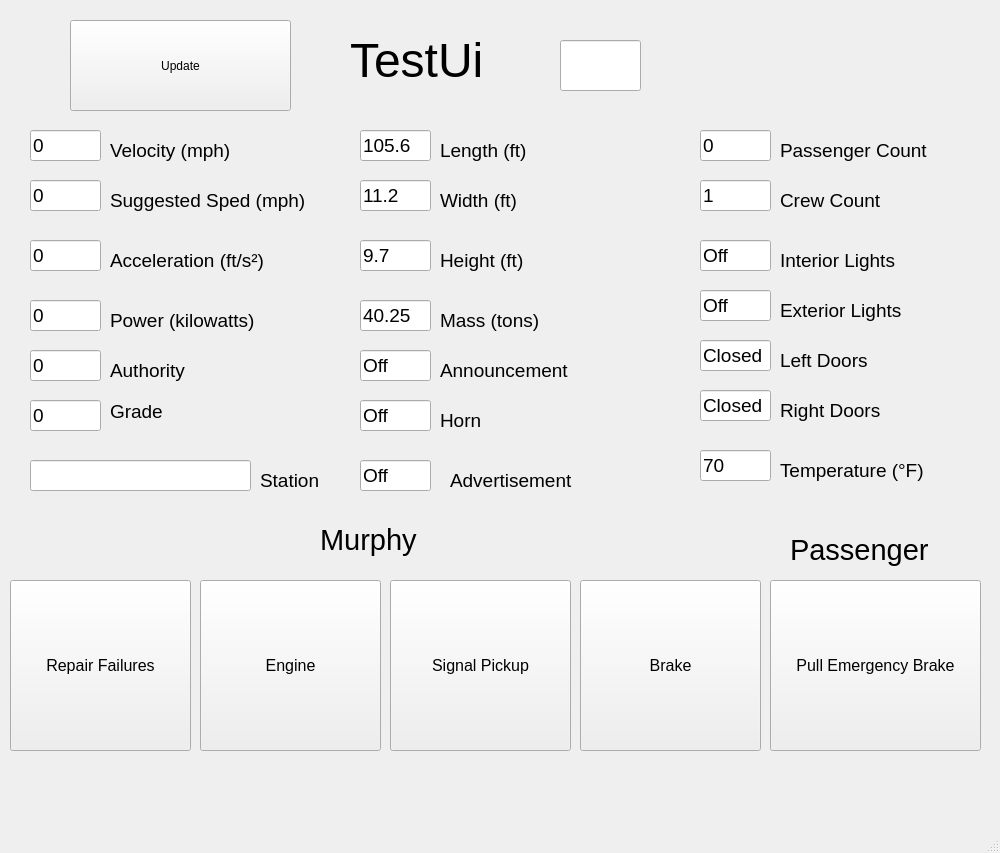
<?xml version="1.0" encoding="UTF-8"?>
<ui version="4.0">
 <class>MainWindow</class>
 <widget class="QMainWindow" name="MainWindow">
  <property name="geometry">
   <rect>
    <x>0</x>
    <y>0</y>
    <width>1000</width>
    <height>853</height>
   </rect>
  </property>
  <property name="windowTitle">
   <string>MainWindow</string>
  </property>
  <widget class="QWidget" name="centralwidget">
   <widget class="QLabel" name="train_id_label">
    <property name="geometry">
     <rect>
      <x>350</x>
      <y>10</y>
      <width>201</width>
      <height>101</height>
     </rect>
    </property>
    <property name="text">
     <string>&lt;html&gt;&lt;head/&gt;&lt;body&gt;&lt;p&gt;&lt;span style=&quot; font-size:36pt;&quot;&gt;TestUi&lt;/span&gt;&lt;/p&gt;&lt;/body&gt;&lt;/html&gt;</string>
    </property>
   </widget>
   <widget class="QLineEdit" name="train_id_line">
    <property name="geometry">
     <rect>
      <x>560</x>
      <y>40</y>
      <width>81</width>
      <height>51</height>
     </rect>
    </property>
    <property name="font">
     <font>
      <pointsize>36</pointsize>
     </font>
    </property>
    <property name="text">
     <string/>
    </property>
   </widget>
   <widget class="QLabel" name="velocity_label">
    <property name="geometry">
     <rect>
      <x>110</x>
      <y>120</y>
      <width>211</width>
      <height>61</height>
     </rect>
    </property>
    <property name="text">
     <string>&lt;html&gt;&lt;head/&gt;&lt;body&gt;&lt;p&gt;&lt;span style=&quot; font-size:14pt;&quot;&gt;Velocity (mph)&lt;/span&gt;&lt;/p&gt;&lt;/body&gt;&lt;/html&gt;</string>
    </property>
   </widget>
   <widget class="QLabel" name="suggsted_speed_label">
    <property name="geometry">
     <rect>
      <x>110</x>
      <y>170</y>
      <width>331</width>
      <height>61</height>
     </rect>
    </property>
    <property name="text">
     <string>&lt;html&gt;&lt;head/&gt;&lt;body&gt;&lt;p&gt;&lt;span style=&quot; font-size:14pt;&quot;&gt;Suggested Sped (mph)&lt;/span&gt;&lt;/p&gt;&lt;/body&gt;&lt;/html&gt;</string>
    </property>
   </widget>
   <widget class="QLineEdit" name="velocity_line">
    <property name="geometry">
     <rect>
      <x>30</x>
      <y>130</y>
      <width>71</width>
      <height>31</height>
     </rect>
    </property>
    <property name="font">
     <font>
      <pointsize>14</pointsize>
     </font>
    </property>
    <property name="text">
     <string>0</string>
    </property>
   </widget>
   <widget class="QLineEdit" name="suggested_speed_line">
    <property name="geometry">
     <rect>
      <x>30</x>
      <y>180</y>
      <width>71</width>
      <height>31</height>
     </rect>
    </property>
    <property name="font">
     <font>
      <pointsize>14</pointsize>
     </font>
    </property>
    <property name="text">
     <string>0</string>
    </property>
   </widget>
   <widget class="QLineEdit" name="acceleration_line">
    <property name="geometry">
     <rect>
      <x>30</x>
      <y>240</y>
      <width>71</width>
      <height>31</height>
     </rect>
    </property>
    <property name="font">
     <font>
      <pointsize>14</pointsize>
     </font>
    </property>
    <property name="text">
     <string>0</string>
    </property>
   </widget>
   <widget class="QLabel" name="acceleration_label">
    <property name="geometry">
     <rect>
      <x>110</x>
      <y>230</y>
      <width>331</width>
      <height>61</height>
     </rect>
    </property>
    <property name="text">
     <string>&lt;html&gt;&lt;head/&gt;&lt;body&gt;&lt;p&gt;&lt;span style=&quot; font-size:14pt;&quot;&gt;Acceleration (ft/s²)&lt;/span&gt;&lt;/p&gt;&lt;/body&gt;&lt;/html&gt;</string>
    </property>
   </widget>
   <widget class="QLineEdit" name="power_line">
    <property name="geometry">
     <rect>
      <x>30</x>
      <y>300</y>
      <width>71</width>
      <height>31</height>
     </rect>
    </property>
    <property name="font">
     <font>
      <pointsize>14</pointsize>
     </font>
    </property>
    <property name="text">
     <string>0</string>
    </property>
   </widget>
   <widget class="QLineEdit" name="authority_line">
    <property name="geometry">
     <rect>
      <x>30</x>
      <y>350</y>
      <width>71</width>
      <height>31</height>
     </rect>
    </property>
    <property name="font">
     <font>
      <pointsize>14</pointsize>
     </font>
    </property>
    <property name="text">
     <string>0</string>
    </property>
   </widget>
   <widget class="QLineEdit" name="grade_line">
    <property name="geometry">
     <rect>
      <x>30</x>
      <y>400</y>
      <width>71</width>
      <height>31</height>
     </rect>
    </property>
    <property name="font">
     <font>
      <pointsize>14</pointsize>
     </font>
    </property>
    <property name="text">
     <string>0</string>
    </property>
   </widget>
   <widget class="QLineEdit" name="station_line">
    <property name="geometry">
     <rect>
      <x>30</x>
      <y>460</y>
      <width>221</width>
      <height>31</height>
     </rect>
    </property>
    <property name="font">
     <font>
      <pointsize>14</pointsize>
     </font>
    </property>
    <property name="text">
     <string/>
    </property>
   </widget>
   <widget class="QLabel" name="power_label">
    <property name="geometry">
     <rect>
      <x>110</x>
      <y>290</y>
      <width>331</width>
      <height>61</height>
     </rect>
    </property>
    <property name="text">
     <string>&lt;html&gt;&lt;head/&gt;&lt;body&gt;&lt;p&gt;&lt;span style=&quot; font-size:14pt;&quot;&gt;Power (kilowatts)&lt;/span&gt;&lt;/p&gt;&lt;/body&gt;&lt;/html&gt;</string>
    </property>
   </widget>
   <widget class="QLabel" name="authority_label">
    <property name="geometry">
     <rect>
      <x>110</x>
      <y>340</y>
      <width>331</width>
      <height>61</height>
     </rect>
    </property>
    <property name="text">
     <string>&lt;html&gt;&lt;head/&gt;&lt;body&gt;&lt;p&gt;&lt;span style=&quot; font-size:14pt;&quot;&gt;Authority&lt;/span&gt;&lt;/p&gt;&lt;/body&gt;&lt;/html&gt;</string>
    </property>
   </widget>
   <widget class="QLabel" name="grade_label">
    <property name="geometry">
     <rect>
      <x>110</x>
      <y>370</y>
      <width>331</width>
      <height>61</height>
     </rect>
    </property>
    <property name="text">
     <string>&lt;html&gt;&lt;head/&gt;&lt;body&gt;&lt;p&gt;&lt;span style=&quot; font-size:14pt;&quot;&gt;&lt;br/&gt;Grade&lt;/span&gt;&lt;/p&gt;&lt;/body&gt;&lt;/html&gt;</string>
    </property>
   </widget>
   <widget class="QLabel" name="station_label">
    <property name="geometry">
     <rect>
      <x>260</x>
      <y>450</y>
      <width>201</width>
      <height>61</height>
     </rect>
    </property>
    <property name="text">
     <string>&lt;html&gt;&lt;head/&gt;&lt;body&gt;&lt;p&gt;&lt;span style=&quot; font-size:14pt;&quot;&gt;Station&lt;/span&gt;&lt;/p&gt;&lt;/body&gt;&lt;/html&gt;</string>
    </property>
   </widget>
   <widget class="QLabel" name="width_label">
    <property name="geometry">
     <rect>
      <x>440</x>
      <y>170</y>
      <width>331</width>
      <height>61</height>
     </rect>
    </property>
    <property name="text">
     <string>&lt;html&gt;&lt;head/&gt;&lt;body&gt;&lt;p&gt;&lt;span style=&quot; font-size:14pt;&quot;&gt;Width (ft)&lt;/span&gt;&lt;/p&gt;&lt;/body&gt;&lt;/html&gt;</string>
    </property>
   </widget>
   <widget class="QLineEdit" name="height_line">
    <property name="geometry">
     <rect>
      <x>360</x>
      <y>240</y>
      <width>71</width>
      <height>31</height>
     </rect>
    </property>
    <property name="font">
     <font>
      <pointsize>14</pointsize>
     </font>
    </property>
    <property name="text">
     <string>9.7</string>
    </property>
   </widget>
   <widget class="QLineEdit" name="horn_line">
    <property name="geometry">
     <rect>
      <x>360</x>
      <y>400</y>
      <width>71</width>
      <height>31</height>
     </rect>
    </property>
    <property name="font">
     <font>
      <pointsize>14</pointsize>
     </font>
    </property>
    <property name="text">
     <string>Off</string>
    </property>
   </widget>
   <widget class="QLabel" name="length_label">
    <property name="geometry">
     <rect>
      <x>440</x>
      <y>120</y>
      <width>211</width>
      <height>61</height>
     </rect>
    </property>
    <property name="text">
     <string>&lt;html&gt;&lt;head/&gt;&lt;body&gt;&lt;p&gt;&lt;span style=&quot; font-size:14pt;&quot;&gt;Length (ft)&lt;/span&gt;&lt;/p&gt;&lt;/body&gt;&lt;/html&gt;</string>
    </property>
   </widget>
   <widget class="QLineEdit" name="announcement_line">
    <property name="geometry">
     <rect>
      <x>360</x>
      <y>350</y>
      <width>71</width>
      <height>31</height>
     </rect>
    </property>
    <property name="font">
     <font>
      <pointsize>14</pointsize>
     </font>
    </property>
    <property name="text">
     <string>Off</string>
    </property>
   </widget>
   <widget class="QLineEdit" name="width_line">
    <property name="geometry">
     <rect>
      <x>360</x>
      <y>180</y>
      <width>71</width>
      <height>31</height>
     </rect>
    </property>
    <property name="font">
     <font>
      <pointsize>14</pointsize>
     </font>
    </property>
    <property name="text">
     <string>11.2</string>
    </property>
   </widget>
   <widget class="QLabel" name="horn_label">
    <property name="geometry">
     <rect>
      <x>440</x>
      <y>390</y>
      <width>331</width>
      <height>61</height>
     </rect>
    </property>
    <property name="text">
     <string>&lt;html&gt;&lt;head/&gt;&lt;body&gt;&lt;p&gt;&lt;span style=&quot; font-size:14pt;&quot;&gt;Horn&lt;/span&gt;&lt;/p&gt;&lt;/body&gt;&lt;/html&gt;</string>
    </property>
   </widget>
   <widget class="QLineEdit" name="length_line">
    <property name="geometry">
     <rect>
      <x>360</x>
      <y>130</y>
      <width>71</width>
      <height>31</height>
     </rect>
    </property>
    <property name="font">
     <font>
      <pointsize>14</pointsize>
     </font>
    </property>
    <property name="text">
     <string>105.6</string>
    </property>
   </widget>
   <widget class="QLabel" name="height_label">
    <property name="geometry">
     <rect>
      <x>440</x>
      <y>230</y>
      <width>331</width>
      <height>61</height>
     </rect>
    </property>
    <property name="text">
     <string>&lt;html&gt;&lt;head/&gt;&lt;body&gt;&lt;p&gt;&lt;span style=&quot; font-size:14pt;&quot;&gt;Height (ft)&lt;/span&gt;&lt;/p&gt;&lt;/body&gt;&lt;/html&gt;</string>
    </property>
   </widget>
   <widget class="QLabel" name="announcement_label">
    <property name="geometry">
     <rect>
      <x>440</x>
      <y>340</y>
      <width>331</width>
      <height>61</height>
     </rect>
    </property>
    <property name="text">
     <string>&lt;html&gt;&lt;head/&gt;&lt;body&gt;&lt;p&gt;&lt;span style=&quot; font-size:14pt;&quot;&gt;Announcement&lt;/span&gt;&lt;/p&gt;&lt;/body&gt;&lt;/html&gt;</string>
    </property>
   </widget>
   <widget class="QLineEdit" name="mass_line">
    <property name="geometry">
     <rect>
      <x>360</x>
      <y>300</y>
      <width>71</width>
      <height>31</height>
     </rect>
    </property>
    <property name="font">
     <font>
      <pointsize>14</pointsize>
     </font>
    </property>
    <property name="text">
     <string>40.25</string>
    </property>
   </widget>
   <widget class="QLabel" name="mass_label">
    <property name="geometry">
     <rect>
      <x>440</x>
      <y>290</y>
      <width>331</width>
      <height>61</height>
     </rect>
    </property>
    <property name="text">
     <string>&lt;html&gt;&lt;head/&gt;&lt;body&gt;&lt;p&gt;&lt;span style=&quot; font-size:14pt;&quot;&gt;Mass (tons)&lt;/span&gt;&lt;/p&gt;&lt;/body&gt;&lt;/html&gt;</string>
    </property>
   </widget>
   <widget class="QLabel" name="crew_label">
    <property name="geometry">
     <rect>
      <x>780</x>
      <y>170</y>
      <width>331</width>
      <height>61</height>
     </rect>
    </property>
    <property name="text">
     <string>&lt;html&gt;&lt;head/&gt;&lt;body&gt;&lt;p&gt;&lt;span style=&quot; font-size:14pt;&quot;&gt;Crew Count&lt;/span&gt;&lt;/p&gt;&lt;/body&gt;&lt;/html&gt;</string>
    </property>
   </widget>
   <widget class="QLineEdit" name="temp_line">
    <property name="geometry">
     <rect>
      <x>700</x>
      <y>450</y>
      <width>71</width>
      <height>31</height>
     </rect>
    </property>
    <property name="font">
     <font>
      <pointsize>14</pointsize>
     </font>
    </property>
    <property name="text">
     <string>70</string>
    </property>
   </widget>
   <widget class="QLineEdit" name="left_door_line">
    <property name="geometry">
     <rect>
      <x>700</x>
      <y>340</y>
      <width>71</width>
      <height>31</height>
     </rect>
    </property>
    <property name="font">
     <font>
      <pointsize>14</pointsize>
     </font>
    </property>
    <property name="text">
     <string>Closed</string>
    </property>
   </widget>
   <widget class="QLabel" name="right_door_label">
    <property name="geometry">
     <rect>
      <x>780</x>
      <y>380</y>
      <width>331</width>
      <height>61</height>
     </rect>
    </property>
    <property name="text">
     <string>&lt;html&gt;&lt;head/&gt;&lt;body&gt;&lt;p&gt;&lt;span style=&quot; font-size:14pt;&quot;&gt;Right Doors&lt;/span&gt;&lt;/p&gt;&lt;/body&gt;&lt;/html&gt;</string>
    </property>
   </widget>
   <widget class="QLabel" name="passenger_label">
    <property name="geometry">
     <rect>
      <x>780</x>
      <y>120</y>
      <width>211</width>
      <height>61</height>
     </rect>
    </property>
    <property name="text">
     <string>&lt;html&gt;&lt;head/&gt;&lt;body&gt;&lt;p&gt;&lt;span style=&quot; font-size:14pt;&quot;&gt;Passenger Count&lt;/span&gt;&lt;/p&gt;&lt;/body&gt;&lt;/html&gt;</string>
    </property>
   </widget>
   <widget class="QLineEdit" name="ext_light_line">
    <property name="geometry">
     <rect>
      <x>700</x>
      <y>290</y>
      <width>71</width>
      <height>31</height>
     </rect>
    </property>
    <property name="font">
     <font>
      <pointsize>14</pointsize>
     </font>
    </property>
    <property name="text">
     <string>Off</string>
    </property>
   </widget>
   <widget class="QLineEdit" name="crew_line">
    <property name="geometry">
     <rect>
      <x>700</x>
      <y>180</y>
      <width>71</width>
      <height>31</height>
     </rect>
    </property>
    <property name="font">
     <font>
      <pointsize>14</pointsize>
     </font>
    </property>
    <property name="text">
     <string>1</string>
    </property>
   </widget>
   <widget class="QLabel" name="left_door_label">
    <property name="geometry">
     <rect>
      <x>780</x>
      <y>330</y>
      <width>331</width>
      <height>61</height>
     </rect>
    </property>
    <property name="text">
     <string>&lt;html&gt;&lt;head/&gt;&lt;body&gt;&lt;p&gt;&lt;span style=&quot; font-size:14pt;&quot;&gt;Left Doors&lt;/span&gt;&lt;/p&gt;&lt;/body&gt;&lt;/html&gt;</string>
    </property>
   </widget>
   <widget class="QLineEdit" name="passenger_line">
    <property name="geometry">
     <rect>
      <x>700</x>
      <y>130</y>
      <width>71</width>
      <height>31</height>
     </rect>
    </property>
    <property name="font">
     <font>
      <pointsize>14</pointsize>
     </font>
    </property>
    <property name="text">
     <string>0</string>
    </property>
   </widget>
   <widget class="QLabel" name="temp_label">
    <property name="geometry">
     <rect>
      <x>780</x>
      <y>440</y>
      <width>331</width>
      <height>61</height>
     </rect>
    </property>
    <property name="text">
     <string>&lt;html&gt;&lt;head/&gt;&lt;body&gt;&lt;p&gt;&lt;span style=&quot; font-size:14pt;&quot;&gt;Temperature (°F)&lt;/span&gt;&lt;/p&gt;&lt;/body&gt;&lt;/html&gt;</string>
    </property>
   </widget>
   <widget class="QLabel" name="ext_light_label">
    <property name="geometry">
     <rect>
      <x>780</x>
      <y>280</y>
      <width>331</width>
      <height>61</height>
     </rect>
    </property>
    <property name="text">
     <string>&lt;html&gt;&lt;head/&gt;&lt;body&gt;&lt;p&gt;&lt;span style=&quot; font-size:14pt;&quot;&gt;Exterior Lights&lt;/span&gt;&lt;/p&gt;&lt;/body&gt;&lt;/html&gt;</string>
    </property>
   </widget>
   <widget class="QLineEdit" name="int_light_line">
    <property name="geometry">
     <rect>
      <x>700</x>
      <y>240</y>
      <width>71</width>
      <height>31</height>
     </rect>
    </property>
    <property name="font">
     <font>
      <pointsize>14</pointsize>
     </font>
    </property>
    <property name="text">
     <string>Off</string>
    </property>
   </widget>
   <widget class="QLabel" name="int_light_label">
    <property name="geometry">
     <rect>
      <x>780</x>
      <y>230</y>
      <width>331</width>
      <height>61</height>
     </rect>
    </property>
    <property name="text">
     <string>&lt;html&gt;&lt;head/&gt;&lt;body&gt;&lt;p&gt;&lt;span style=&quot; font-size:14pt;&quot;&gt;Interior Lights&lt;/span&gt;&lt;/p&gt;&lt;/body&gt;&lt;/html&gt;</string>
    </property>
   </widget>
   <widget class="QLineEdit" name="right_door_line">
    <property name="geometry">
     <rect>
      <x>700</x>
      <y>390</y>
      <width>71</width>
      <height>31</height>
     </rect>
    </property>
    <property name="font">
     <font>
      <pointsize>14</pointsize>
     </font>
    </property>
    <property name="text">
     <string>Closed</string>
    </property>
   </widget>
   <widget class="QLabel" name="murphy_label">
    <property name="geometry">
     <rect>
      <x>320</x>
      <y>510</y>
      <width>171</width>
      <height>61</height>
     </rect>
    </property>
    <property name="text">
     <string>&lt;html&gt;&lt;head/&gt;&lt;body&gt;&lt;p&gt;&lt;span style=&quot; font-size:22pt;&quot;&gt;Murphy&lt;/span&gt;&lt;/p&gt;&lt;/body&gt;&lt;/html&gt;</string>
    </property>
   </widget>
   <widget class="QLabel" name="p_label">
    <property name="geometry">
     <rect>
      <x>790</x>
      <y>520</y>
      <width>171</width>
      <height>61</height>
     </rect>
    </property>
    <property name="text">
     <string>&lt;html&gt;&lt;head/&gt;&lt;body&gt;&lt;p&gt;&lt;span style=&quot; font-size:22pt;&quot;&gt;Passenger&lt;/span&gt;&lt;/p&gt;&lt;/body&gt;&lt;/html&gt;</string>
    </property>
   </widget>
   <widget class="QPushButton" name="repair_button">
    <property name="geometry">
     <rect>
      <x>10</x>
      <y>580</y>
      <width>181</width>
      <height>171</height>
     </rect>
    </property>
    <property name="font">
     <font>
      <pointsize>12</pointsize>
     </font>
    </property>
    <property name="text">
     <string>Repair Failures</string>
    </property>
   </widget>
   <widget class="QPushButton" name="engine_button">
    <property name="geometry">
     <rect>
      <x>200</x>
      <y>580</y>
      <width>181</width>
      <height>171</height>
     </rect>
    </property>
    <property name="font">
     <font>
      <pointsize>12</pointsize>
     </font>
    </property>
    <property name="text">
     <string>Engine</string>
    </property>
   </widget>
   <widget class="QPushButton" name="sp_button">
    <property name="geometry">
     <rect>
      <x>390</x>
      <y>580</y>
      <width>181</width>
      <height>171</height>
     </rect>
    </property>
    <property name="font">
     <font>
      <pointsize>12</pointsize>
     </font>
    </property>
    <property name="text">
     <string>Signal Pickup</string>
    </property>
   </widget>
   <widget class="QPushButton" name="brake_button">
    <property name="geometry">
     <rect>
      <x>580</x>
      <y>580</y>
      <width>181</width>
      <height>171</height>
     </rect>
    </property>
    <property name="font">
     <font>
      <pointsize>12</pointsize>
     </font>
    </property>
    <property name="text">
     <string>Brake</string>
    </property>
   </widget>
   <widget class="QPushButton" name="pbrake_button">
    <property name="geometry">
     <rect>
      <x>770</x>
      <y>580</y>
      <width>211</width>
      <height>171</height>
     </rect>
    </property>
    <property name="font">
     <font>
      <pointsize>12</pointsize>
     </font>
    </property>
    <property name="text">
     <string>Pull Emergency Brake</string>
    </property>
   </widget>
   <widget class="QLineEdit" name="advertisement_line">
    <property name="geometry">
     <rect>
      <x>360</x>
      <y>460</y>
      <width>71</width>
      <height>31</height>
     </rect>
    </property>
    <property name="font">
     <font>
      <pointsize>14</pointsize>
     </font>
    </property>
    <property name="text">
     <string>Off</string>
    </property>
   </widget>
   <widget class="QLabel" name="advertisement_label">
    <property name="geometry">
     <rect>
      <x>450</x>
      <y>450</y>
      <width>181</width>
      <height>61</height>
     </rect>
    </property>
    <property name="text">
     <string>&lt;html&gt;&lt;head/&gt;&lt;body&gt;&lt;p&gt;&lt;span style=&quot; font-size:14pt;&quot;&gt;Advertisement&lt;/span&gt;&lt;/p&gt;&lt;/body&gt;&lt;/html&gt;</string>
    </property>
   </widget>
   <widget class="QPushButton" name="pushButton">
    <property name="geometry">
     <rect>
      <x>70</x>
      <y>20</y>
      <width>221</width>
      <height>91</height>
     </rect>
    </property>
    <property name="text">
     <string>Update</string>
    </property>
   </widget>
  </widget>
  <widget class="QMenuBar" name="menubar">
   <property name="geometry">
    <rect>
     <x>0</x>
     <y>0</y>
     <width>1000</width>
     <height>26</height>
    </rect>
   </property>
  </widget>
  <widget class="QStatusBar" name="statusbar"/>
 </widget>
 <resources/>
 <connections/>
</ui>
